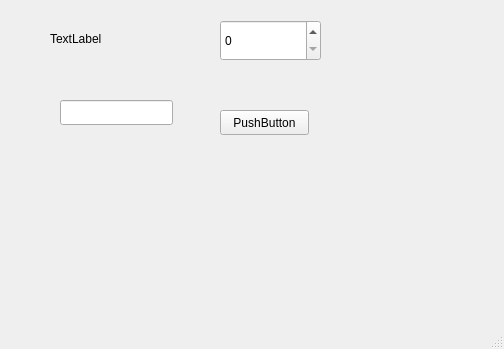
<?xml version="1.0" encoding="UTF-8"?>
<ui version="4.0">
 <class>MainWindow</class>
 <widget class="QMainWindow" name="MainWindow">
  <property name="geometry">
   <rect>
    <x>0</x>
    <y>0</y>
    <width>504</width>
    <height>349</height>
   </rect>
  </property>
  <property name="windowTitle">
   <string>MainWindow</string>
  </property>
  <widget class="QWidget" name="centralwidget">
   <widget class="QPushButton" name="pushButton">
    <property name="geometry">
     <rect>
      <x>220</x>
      <y>110</y>
      <width>89</width>
      <height>25</height>
     </rect>
    </property>
    <property name="text">
     <string>PushButton</string>
    </property>
   </widget>
   <widget class="QLineEdit" name="lineEdit">
    <property name="geometry">
     <rect>
      <x>60</x>
      <y>100</y>
      <width>113</width>
      <height>25</height>
     </rect>
    </property>
   </widget>
   <widget class="QSpinBox" name="spinBox">
    <property name="geometry">
     <rect>
      <x>220</x>
      <y>20</y>
      <width>101</width>
      <height>41</height>
     </rect>
    </property>
   </widget>
   <widget class="QLabel" name="label">
    <property name="geometry">
     <rect>
      <x>50</x>
      <y>30</y>
      <width>67</width>
      <height>17</height>
     </rect>
    </property>
    <property name="text">
     <string>TextLabel</string>
    </property>
   </widget>
  </widget>
  <widget class="QMenuBar" name="menubar">
   <property name="geometry">
    <rect>
     <x>0</x>
     <y>0</y>
     <width>504</width>
     <height>22</height>
    </rect>
   </property>
  </widget>
  <widget class="QStatusBar" name="statusbar"/>
 </widget>
 <resources/>
 <connections/>
</ui>
